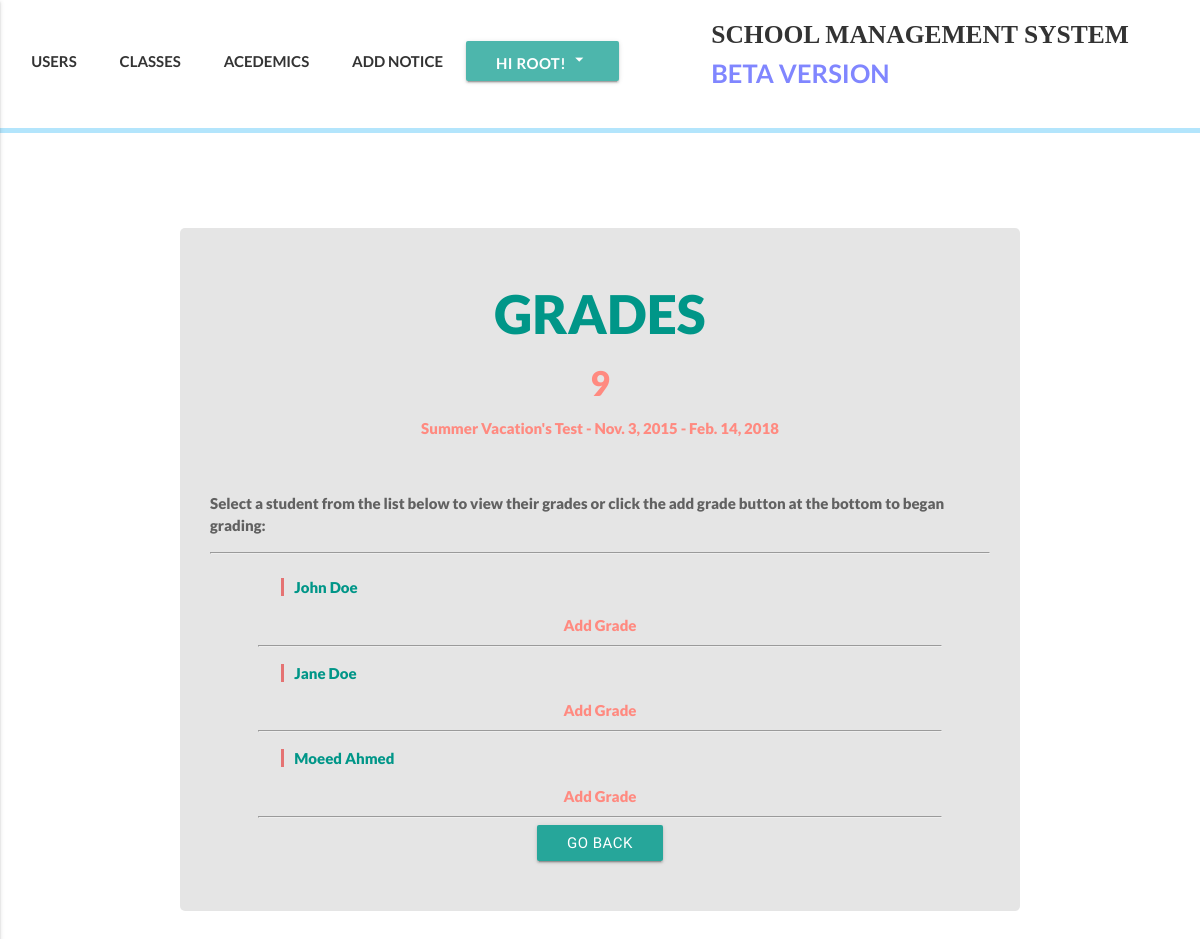
/academics/grades/1/semester/2 (signed in), run on the app's committed database.
### accounts/models.py (models this page shows, shortened)
class User(AbstractBaseUser):
    email = models.EmailField(
        verbose_name='email address',
        max_length=255,
        unique=True,
    )
    date_of_birth = models.DateField(null=True)
    is_active = models.BooleanField(default=True)
    is_admin = models.BooleanField(default=False)
    is_teacher = models.BooleanField(default=False)
    is_student = models.BooleanField(default=False)
    bio = models.TextField(blank=True, help_text='write something about yourself...')
    phone_regex = RegexValidator(regex=r'^\+?1?\d{9,15}$', message="Phone number must be entered in the format: '+999999999'. Up to 15 digits allowed.")
    phone_number = models.CharField(validators=[phone_regex], max_length=17, blank=True, help_text="Phone number must be entered in the format: '+999999999'. Up to 15 digits allowed.") # validators should be a list
    first_name = models.CharField(max_length=225)
    last_name = models.CharField(max_length=225)
    address = models.CharField(max_length=225, blank=True)
    part_of = models.ForeignKey(Klasses, null=True, blank=True, related_name="partof", on_delete=models.SET_NULL)
    image = models.ImageField(upload_to="profile_pictures", blank=True)
    objects = MyUserManager()
    USERNAME_FIELD = 'email'
    REQUIRED_FIELDS = ['first_name', 'last_name', 'phone_number']
    def get_absolute_url(self):
        return reverse('user_detail', kwargs={'id':self.id})

### klass/models.py (models this page shows, shortened)
class Klasses(models.Model):
    id = models.AutoField(primary_key=True)
    name = models.CharField(max_length=50)

### academics/models.py (models this page shows, shortened)
class Semester(models.Model):
    name = models.CharField(max_length=225, help_text="Choose a name for this period of grades, Semester, yearly or monthly test. However it suits your needs the best")
    period_start = models.DateField(auto_now_add=False, auto_now=False)
    period_end = models.DateField(auto_now_add=False, auto_now=False)
    def get_associate_klass_url(self):
        return reverse('grade-klass-list', kwargs={'id':self.id})

### academics/views.py (the view)
# urls.py: url(r'^grades/(?P<semester_id>(\d+))/semester/(?P<klass_id>(\d+))$', grade_student_list_view, name='grade-klass-student-list'),
def grade_student_list_view(request, semester_id, klass_id):
    if request.user.is_authenticated and request.user.is_admin:
        klass = get_object_or_404(Klasses, id=klass_id)
        semester = get_object_or_404(Semester, id=semester_id)
        students = klass.partof.filter(is_student=True)
        template_name = "academics/grade/grade_student_list.html"
        context = {
            "klass":klass,
            "students":students,
            'semester':semester
        }
        return render(request, template_name, context)
    else:
        raise Http404

### templates/academics/grade/grade_student_list.html (shortened to what this page needs)
{% extends 'index.html' %}
{% block customcss %}
{% load static %}
<link rel="stylesheet" href="{% static 'css/userrs.css' %}">
<link rel="stylesheet" href="{% static 'css/academics/subjects/subject_list.css' %}">
{% endblock customcss %}
{% block content %}
  <div class="register-bg">
    <div class="classes-boi hoverable grey-text text-darken-2">
      {% if students %}
      <h2 class="my-heada ma-dato">GRADES</h2>
      <h4 class="my-grade-detail">{{klass.name}}</h4>
      <p class="my-grade-detail">{{semester.name}} - {{semester.period_start}} - {{semester.period_end}} </p> <br>
      <div class="my-text">
        <p>Select a student from the list below to view their grades or click the add grade button at the bottom to began grading:</p> <hr>
      </div>
      <div class="row">
      <div class="col xl16 l12 m12 s12">
        <div class="my-list">
          {% for sub in students %}
          {% if request.user.is_admin %}
          <p><a href="/academics/grades/{{semester.id}}/student/{{sub.id}}">{{sub.first_name}} {{sub.last_name}}</a> </p>
          {% elif request.user.is_teacher %}
          <p><a href="/academics/grade/{{semester.id}}/student/{{sub.id}}">{{sub.first_name}} {{sub.last_name}}</a> </p>
          {% endif %}
           <div class="center">
             {% if request.user.is_admin %}
             <a href="/academics/grades/{{semester.id}}/student/{{sub.id}}/create" class="my-grade-detail ma-something"> Add Grade</a>
             {% elif request.user.is_teacher %}
             <a href="/academics/grade/{{semester.id}}/student/{{sub.id}}/create" class="my-grade-detail ma-something"> Add Grade</a>
             {% endif %}
            <hr class="lina">
            </div>
          {% endfor %}
        </div>
        <div class="col offset-s3 s6">
          <a href="{{semester.get_associate_klass_url}}" class="btn waves-red boto">Go Back</a>
        </div>
      </div>
      </div>
      {% endif %}
  </div>
  </div>
{% endblock content %}

### templates/index.html (shortened to what this page needs)
<!DOCTYPE html>
<html lang="en">
<head>
  {% load static %}
  <link rel="stylesheet" href="https://cdnjs.cloudflare.com/ajax/libs/animate.css/3.5.2/animate.min.css">
  <link rel="stylesheet" href="{% static 'materialize/css/materialize.min.css' %}">
  {% block headercss %} <link rel="stylesheet" href="{% static 'css/header.css' %}"> {% endblock headercss %}
  {% block customcss %} <link rel="stylesheet" href="{% static 'css/home.css' %}"> {% endblock customcss %}
</head>
<body>
  {% block new_page %}
  <header>
    <div class="my-nav">
      <div class="row">
        <div class="col xl7 l7 m7 s12 ma-nav">
          <ul class="nav-ul" >
            {% block headernavs %}
            {% if request.user.is_authenticated %}
              {% if request.user.is_student %}
              <li><a href="{% url 'semester-view' %}" class="waves-effect waves-teal">MY GRADES</a></li>
              <li><a href="{{request.user.part_of.get_absolute_url}}" class="waves-effect waves-teal">MY CLASS</a></li>
              <li><a href="/academics/attendence/{{request.user.id}}" class="waves-effect waves-teal">ATTENDENCE</a></li>
              <a class='dropdown-button btn my-dropdown teal lighten-2' data-beloworigin="true" href='#' data-activates='dropdown1'>Hi {{request.user.first_name}}! <i class="medium material-icons">arrow_drop_down</i></a>
              <ul id='dropdown1' class='dropdown-content'>
               <li><a href="{{request.user.get_absolute_url}}">Profile</a></li>
               <li><a href="{% url 'change_password' %}">Change Password</a></li>
               <li><a href="{% url 'logout_view' %}">Logout</a></li>
             </ul>
              {% elif request.user.is_admin %}
              <li><a href="{% url 'user_view' %}" class="waves-effect waves-teal">USERS</a></li>
              <li><a href="{% url 'klasses_list_view' %}" class="waves-effect waves-teal">CLASSES</a></li>
              <li><a href="{% url 'academics_view' %}" class="waves-effect waves-teal">ACEDEMICS</a></li>
              <li><a href="#" class="waves-effect waves-teal">ADD NOTICE</a></li>
              <a class='dropdown-button btn my-dropdown teal lighten-2' data-beloworigin="true" href='#' data-activates='dropdown1'>Hi {{request.user.first_name}}! <i class="medium material-icons">arrow_drop_down</i></a>
              {% endif %}
            {% else %}
            <li><a href="{% url 'login_view' %}" class="waves-effect waves-teal"><span>LOGIN</span></a></li>
            {% endif %}
            {% endblock headernavs %}
          </ul>
        </div>
        <div class="col s2">
        </div>
        <div class="col xl5 l5 m5 offset-10">
          <a href="{% url 'home' %}" class='my-logo'>SCHOOL MANAGEMENT SYSTEM<br><span class="qaka"> BETA VERSION</span></a>
        </div>
    </div>
    </div>
    <div class='little-bar'></div>
  </header>
  {% block content %}{% endblock content %}
{% endblock new_page %}
</body>
</html>

### static/css/header.css (style rules this page uses)
.my-nav { font-family: lato; font-weight:bold; background-color: #fff; height:100%; padding-top:15px; padding-bottom: 0; margin-bottom:0; }
.my-dropdown { padding-bottom:40px; }
.little-bar { height:5px; background-color: #b3e5fc; }
.my-nav ul li { display: inline; }
.my-nav ul li a, .disable { padding: 20px 20px 20px 20px; color: #333; transition: 0.4s; }
.my-logo { font-family:kelson sans; color:#333; text-align:right; font-size:1.7em; transition: 0.4s; }
.qaka { color: #8086ff; font-family:lato; }

### static/css/userrs.css (style rules this page uses)
.register-bg { padding: 3em 0em; margin-top: 50px; }
.classes-boi { border-radius: 5px; text-align:center; margin-top:10vh; width:70%; margin: auto; background-color: #e5e5e5 ; padding:2em; }
.classes-boi h3, .classes-boi h4, .classes-boi p { font-family: lato; font-weight:1000; }

### static/css/academics/subjects/subject_list.css (style rules this page uses)
.ma-something { font-weight: 1000; font-family: lato; text-align: center !important; }
.lina { width: 90%; }
.my-heada { text-transform: uppercase; font-weight: 1000; font-family: lato; text-align: left; color:#009688; }
.ma-dato { text-align: center; }
.my-grade-detail { color: #ff8a80; transition-duration: 0.3s; }
.my-text, .my-list, .my-list-klasses { text-align: left; }
.my-list p a { color: #009688; border-left: solid 3px #e57373; padding-left: 10px; margin-left: 5vw; transition-duration: 0.3s; }

### data on the page
User: user.first_name "ROOT"
Klasses: name "9"
Semester: name "Summer Vacation's Test", period_start "Nov. 3, 2015", period_end "Feb. 14, 2018"
User: first_name "John", last_name "Doe"
User: first_name "Jane", last_name "Doe"
User: first_name "Moeed", last_name "Ahmed"
